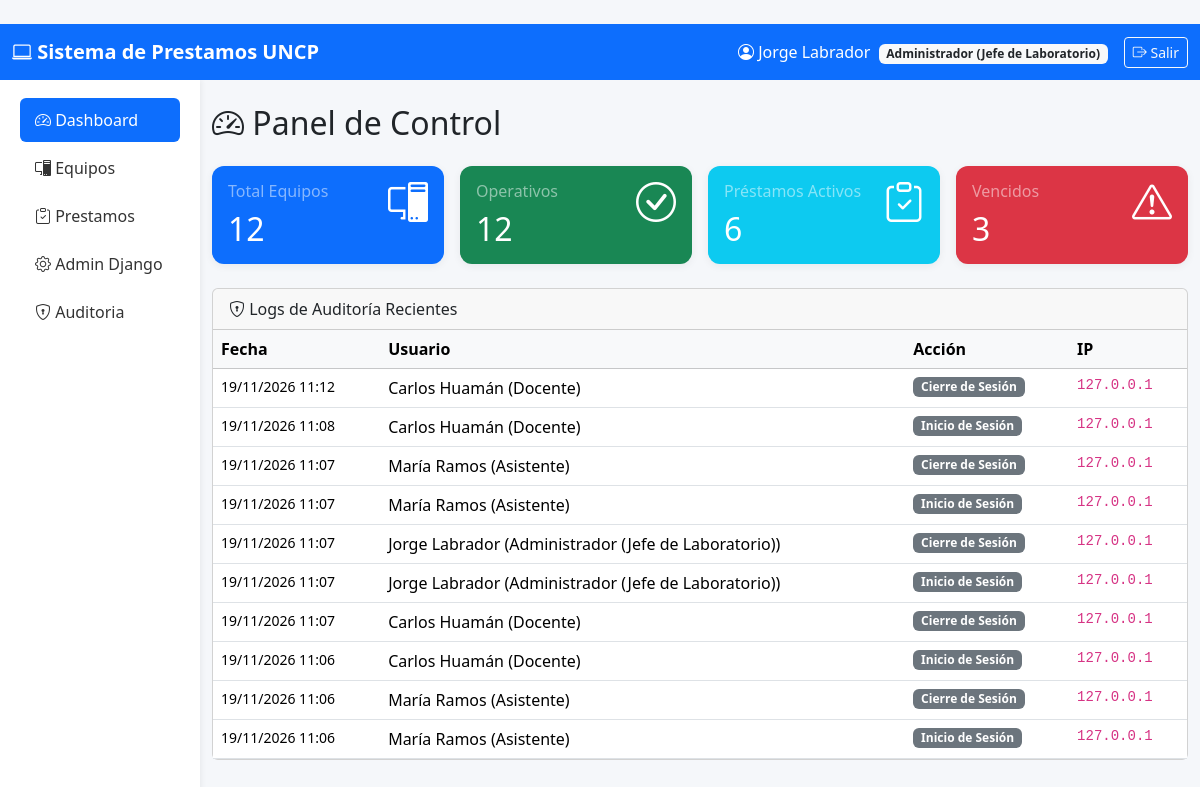
Page / (signed in) on the earlier database version.
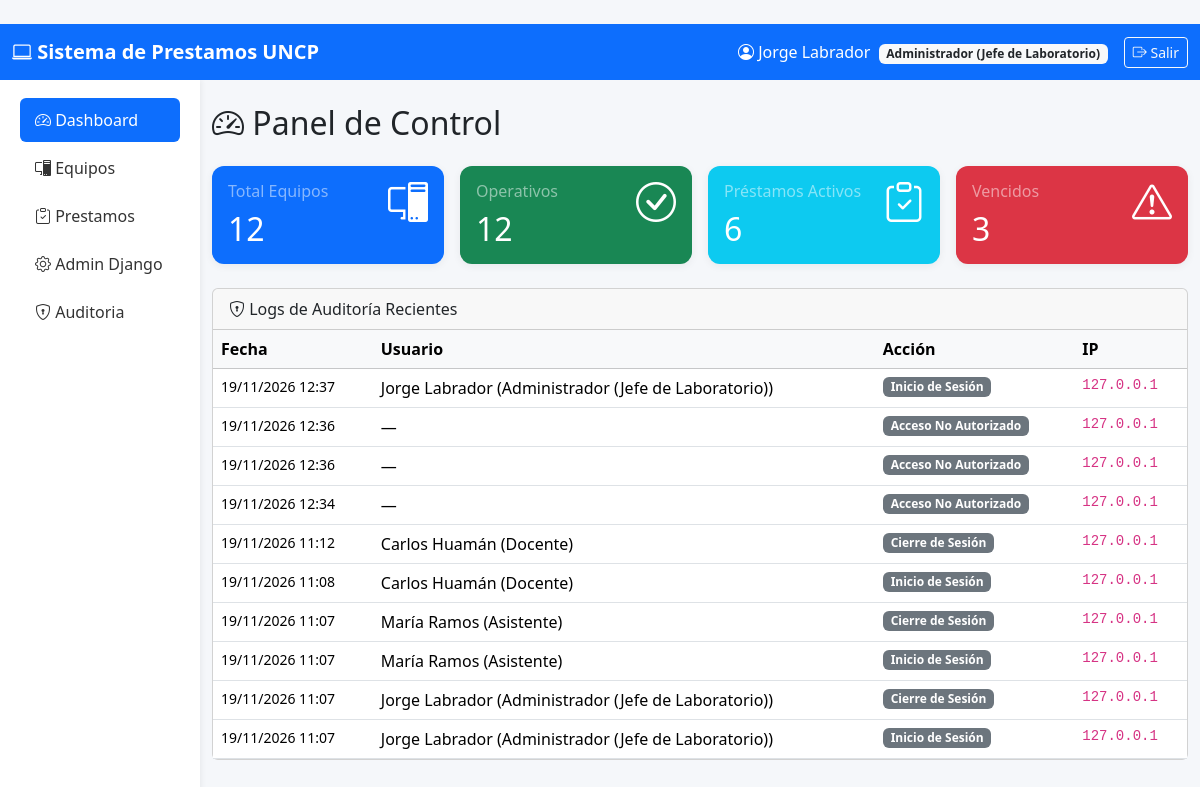
Same page on the later database version.
### core/models.py (models this page shows, shortened)
class LogAuditoria(models.Model):
    ACCION_CHOICES = (
        ('PRESTAMO_CREADO', 'Préstamo Creado'),
        ('PRESTAMO_DEVUELTO', 'Préstamo Devuelto'),
        ('EQUIPO_CREADO', 'Equipo Registrado'),
        ('EQUIPO_MODIFICADO', 'Equipo Modificado'),
        ('EQUIPO_ELIMINADO', 'Equipo Eliminado'),
        ('LOGIN', 'Inicio de Sesión'),
        ('LOGOUT', 'Cierre de Sesión'),
        ('ACCESO_DENEGADO', 'Acceso No Autorizado'),
    )
    usuario = models.ForeignKey(
        Usuario, on_delete=models.SET_NULL, null=True, blank=True
    )
    accion = models.CharField(max_length=30, choices=ACCION_CHOICES)
    descripcion = models.TextField()
    ip_address = models.GenericIPAddressField(null=True, blank=True)
    fecha = models.DateTimeField(auto_now_add=True)
    ruta = models.CharField(max_length=255, blank=True)
    class Meta:
        verbose_name = 'Log de Auditoría'
        verbose_name_plural = 'Logs de Auditoría'
        ordering = ['-fecha']

class Usuario(AbstractUser):
    ROL_CHOICES = (
        ('admin', 'Administrador (Jefe de Laboratorio)'),
        ('docente', 'Docente'),
        ('asistente', 'Asistente'),
    )
    rol = models.CharField(max_length=20, choices=ROL_CHOICES, default='docente')
    codigo_uncp = models.CharField(max_length=20, unique=True, blank=True, null=True)
    telefono = models.CharField(max_length=15, blank=True)
    fecha_creacion = models.DateTimeField(auto_now_add=True)
    class Meta:
        verbose_name = 'Usuario'
        verbose_name_plural = 'Usuarios'
    def __str__(self):
        return f"{self.get_full_name() or self.username} ({self.get_rol_display()})"
    @property
    def es_admin(self):
        return self.rol == 'admin' or self.is_superuser
    @property
    def es_docente(self):
        return self.rol == 'docente'

### core/views.py (the view)
# urls.py: path('', views.dashboard, name='dashboard'),
def dashboard(request):
    if not request.user.is_authenticated:
        return redirect('equipo_list')
    context = {}
    if request.user.es_admin:
        context['total_equipos'] = Equipo.objects.count()
        context['equipos_operativos'] = Equipo.objects.filter(estado='operativo').count()
        context['prestamos_activos'] = Prestamo.objects.filter(estado='activo').count()
        context['prestamos_vencidos'] = Prestamo.objects.filter(estado='vencido').count()
        context['logs_recientes'] = LogAuditoria.objects.all()[:10]
    elif request.user.es_asistente:
        context['prestamos_activos'] = Prestamo.objects.filter(estado='activo').count()
        context['prestamos_vencidos'] = Prestamo.objects.filter(estado='vencido').count()
    else:  # docente
        context['mis_prestamos'] = Prestamo.objects.filter(docente=request.user)
        context['prestamos_activos'] = context['mis_prestamos'].filter(estado='activo').count()
        context['prestamos_vencidos'] = context['mis_prestamos'].filter(estado='vencido').count()
    return render(request, 'core/dashboard.html', context)

### core/templates/core/dashboard.html (shortened to what this page needs)
﻿{% extends 'base.html' %}
{% block content %}
<h2 class="mb-4"><i class="bi bi-speedometer2"></i> Panel de Control</h2>
<div class="row g-3 mb-4">
    {% if user.es_admin %}
        <div class="col-md-3">
            <div class="card card-stat bg-primary text-white">
                <div class="card-body">
                    <div class="d-flex justify-content-between">
                        <div>
                            <h6 class="text-white-50">Total Equipos</h6>
                            <h2 class="mb-0">{{ total_equipos }}</h2>
                        </div>
                        <i class="bi bi-pc-display" style="font-size: 2.5rem;"></i>
                    </div>
                </div>
            </div>
        </div>
        <div class="col-md-3">
            <div class="card card-stat bg-success text-white">
                <div class="card-body">
                    <div class="d-flex justify-content-between">
                        <div>
                            <h6 class="text-white-50">Operativos</h6>
                            <h2 class="mb-0">{{ equipos_operativos }}</h2>
                        </div>
                        <i class="bi bi-check-circle" style="font-size: 2.5rem;"></i>
                    </div>
                </div>
            </div>
        </div>
        <div class="col-md-3">
            <div class="card card-stat bg-info text-white">
                <div class="card-body">
                    <div class="d-flex justify-content-between">
                        <div>
                            <h6 class="text-white-50">Préstamos Activos</h6>
                            <h2 class="mb-0">{{ prestamos_activos }}</h2>
                        </div>
                        <i class="bi bi-clipboard-check" style="font-size: 2.5rem;"></i>
                    </div>
                </div>
            </div>
        </div>
        <div class="col-md-3">
            <div class="card card-stat bg-danger text-white">
                <div class="card-body">
                    <div class="d-flex justify-content-between">
                        <div>
                            <h6 class="text-white-50">Vencidos</h6>
                            <h2 class="mb-0">{{ prestamos_vencidos }}</h2>
                        </div>
                        <i class="bi bi-exclamation-triangle" style="font-size: 2.5rem;"></i>
                    </div>
                </div>
            </div>
        </div>
    {% endif %}
</div>
{% if user.es_admin and logs_recientes %}
<div class="card">
    <div class="card-header"><i class="bi bi-shield-lock"></i> Logs de Auditoría Recientes</div>
    <div class="card-body p-0">
        <table class="table table-hover mb-0">
            <thead class="table-light">
                <tr>
                    <th>Fecha</th>
                    <th>Usuario</th>
                    <th>Acción</th>
                    <th>IP</th>
                </tr>
            </thead>
            <tbody>
                {% for log in logs_recientes %}
                <tr>
                    <td><small>{{ log.fecha|date:"d/m/Y H:i" }}</small></td>
                    <td>{{ log.usuario|default:"—" }}</td>
                    <td><span class="badge bg-secondary">{{ log.get_accion_display }}</span></td>
                    <td><code>{{ log.ip_address }}</code></td>
                </tr>
                {% endfor %}
            </tbody>
        </table>
    </div>
</div>
{% endif %}
{% endblock content %}

Differences in the rows shown:
no longer on this page (row unchanged): LogAuditoria: fecha "19/11/2026 11:07", usuario "Carlos Huamán (Docente)", accion "Cierre de Sesión", ip_address "127.0.0.1"
no longer on this page (row unchanged): LogAuditoria: fecha "19/11/2026 11:06", usuario "Carlos Huamán (Docente)", accion "Inicio de Sesión", ip_address "127.0.0.1"
no longer on this page (row unchanged): LogAuditoria: fecha "19/11/2026 11:06", usuario "María Ramos (Asistente)", accion "Cierre de Sesión", ip_address "127.0.0.1"
no longer on this page (row unchanged): LogAuditoria: fecha "19/11/2026 11:06", usuario "María Ramos (Asistente)", accion "Inicio de Sesión", ip_address "127.0.0.1"
added LogAuditoria: fecha "19/11/2026 12:37", usuario "Jorge Labrador (Administrador (Jefe de Laboratorio))", accion "Inicio de Sesión", ip_address "127.0.0.1"
added LogAuditoria: fecha "19/11/2026 12:36", usuario "—", accion "Acceso No Autorizado", ip_address "127.0.0.1"
added LogAuditoria: fecha "19/11/2026 12:36", usuario "—", accion "Acceso No Autorizado", ip_address "127.0.0.1"
added LogAuditoria: fecha "19/11/2026 12:34", usuario "—", accion "Acceso No Autorizado", ip_address "127.0.0.1"
